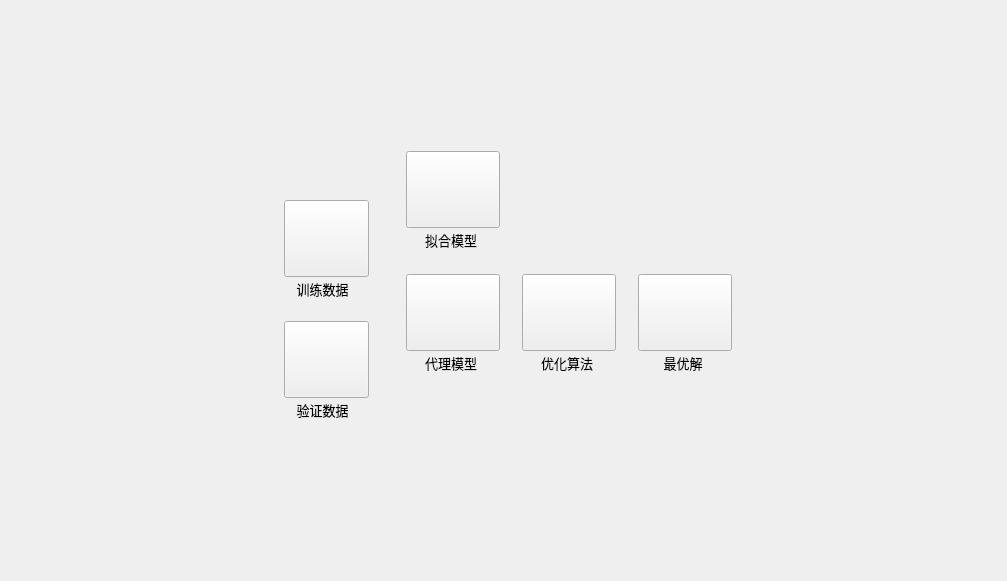
<?xml version="1.0" encoding="UTF-8"?>
<ui version="4.0">
 <class>Form</class>
 <widget class="QWidget" name="Form">
  <property name="geometry">
   <rect>
    <x>0</x>
    <y>0</y>
    <width>1007</width>
    <height>581</height>
   </rect>
  </property>
  <property name="windowTitle">
   <string>Form</string>
  </property>
  <layout class="QGridLayout" name="gridLayout_2" rowstretch="1,0,1" columnstretch="1,0,1">
   <item row="0" column="1">
    <spacer name="verticalSpacer_3">
     <property name="orientation">
      <enum>Qt::Vertical</enum>
     </property>
     <property name="sizeHint" stdset="0">
      <size>
       <width>20</width>
       <height>133</height>
      </size>
     </property>
    </spacer>
   </item>
   <item row="1" column="0">
    <spacer name="horizontalSpacer_3">
     <property name="orientation">
      <enum>Qt::Horizontal</enum>
     </property>
     <property name="sizeHint" stdset="0">
      <size>
       <width>252</width>
       <height>20</height>
      </size>
     </property>
    </spacer>
   </item>
   <item row="1" column="1">
    <layout class="QHBoxLayout" name="horizontalLayout_2">
     <item>
      <layout class="QVBoxLayout" name="verticalLayout_5" stretch="1,0">
       <item>
        <spacer name="verticalSpacer">
         <property name="orientation">
          <enum>Qt::Vertical</enum>
         </property>
         <property name="sizeHint" stdset="0">
          <size>
           <width>20</width>
           <height>40</height>
          </size>
         </property>
        </spacer>
       </item>
       <item>
        <widget class="QWidget" name="widget" native="true">
         <layout class="QVBoxLayout" name="verticalLayout_3">
          <property name="spacing">
           <number>20</number>
          </property>
          <property name="leftMargin">
           <number>9</number>
          </property>
          <item>
           <layout class="QVBoxLayout" name="verticalLayout_2">
            <property name="spacing">
             <number>0</number>
            </property>
            <item>
             <widget class="QPushButton" name="pushButton_7">
              <property name="minimumSize">
               <size>
                <width>85</width>
                <height>77</height>
               </size>
              </property>
              <property name="maximumSize">
               <size>
                <width>85</width>
                <height>77</height>
               </size>
              </property>
              <property name="styleSheet">
               <string notr="true"/>
              </property>
              <property name="text">
               <string/>
              </property>
              <property name="icon">
               <iconset resource="../../../icons.qrc">
                <normaloff>:/pic/icons/示意图_训练数据.png</normaloff>:/pic/icons/示意图_训练数据.png</iconset>
              </property>
              <property name="iconSize">
               <size>
                <width>94</width>
                <height>85</height>
               </size>
              </property>
             </widget>
            </item>
            <item>
             <widget class="QLabel" name="label_9">
              <property name="minimumSize">
               <size>
                <width>77</width>
                <height>24</height>
               </size>
              </property>
              <property name="maximumSize">
               <size>
                <width>77</width>
                <height>24</height>
               </size>
              </property>
              <property name="font">
               <font>
                <family>Microsoft YaHei</family>
                <pointsize>10</pointsize>
               </font>
              </property>
              <property name="text">
               <string>训练数据</string>
              </property>
              <property name="alignment">
               <set>Qt::AlignCenter</set>
              </property>
             </widget>
            </item>
           </layout>
          </item>
          <item>
           <layout class="QVBoxLayout" name="verticalLayout">
            <property name="spacing">
             <number>0</number>
            </property>
            <item>
             <widget class="QPushButton" name="pushButton_8">
              <property name="minimumSize">
               <size>
                <width>85</width>
                <height>77</height>
               </size>
              </property>
              <property name="maximumSize">
               <size>
                <width>85</width>
                <height>77</height>
               </size>
              </property>
              <property name="styleSheet">
               <string notr="true"/>
              </property>
              <property name="text">
               <string/>
              </property>
              <property name="icon">
               <iconset resource="../../../icons.qrc">
                <normaloff>:/pic/icons/示意图_验证数据.png</normaloff>:/pic/icons/示意图_验证数据.png</iconset>
              </property>
              <property name="iconSize">
               <size>
                <width>94</width>
                <height>85</height>
               </size>
              </property>
             </widget>
            </item>
            <item>
             <widget class="QLabel" name="label_10">
              <property name="minimumSize">
               <size>
                <width>77</width>
                <height>24</height>
               </size>
              </property>
              <property name="maximumSize">
               <size>
                <width>77</width>
                <height>24</height>
               </size>
              </property>
              <property name="font">
               <font>
                <family>Microsoft YaHei</family>
                <pointsize>10</pointsize>
               </font>
              </property>
              <property name="text">
               <string>验证数据</string>
              </property>
              <property name="alignment">
               <set>Qt::AlignCenter</set>
              </property>
             </widget>
            </item>
           </layout>
          </item>
         </layout>
        </widget>
       </item>
      </layout>
     </item>
     <item>
      <layout class="QVBoxLayout" name="verticalLayout_4" stretch="0,1">
       <item>
        <layout class="QGridLayout" name="gridLayout">
         <property name="spacing">
          <number>0</number>
         </property>
         <item row="0" column="1">
          <widget class="QPushButton" name="pushButton_9">
           <property name="minimumSize">
            <size>
             <width>94</width>
             <height>77</height>
            </size>
           </property>
           <property name="maximumSize">
            <size>
             <width>94</width>
             <height>77</height>
            </size>
           </property>
           <property name="styleSheet">
            <string notr="true"/>
           </property>
           <property name="text">
            <string/>
           </property>
           <property name="icon">
            <iconset resource="../../../icons.qrc">
             <normaloff>:/pic/icons/示意图_拟合模型.png</normaloff>:/pic/icons/示意图_拟合模型.png</iconset>
           </property>
           <property name="iconSize">
            <size>
             <width>94</width>
             <height>85</height>
            </size>
           </property>
          </widget>
         </item>
         <item row="2" column="1">
          <layout class="QHBoxLayout" name="horizontalLayout">
           <item>
            <spacer name="horizontalSpacer">
             <property name="orientation">
              <enum>Qt::Horizontal</enum>
             </property>
             <property name="sizeHint" stdset="0">
              <size>
               <width>18</width>
               <height>20</height>
              </size>
             </property>
            </spacer>
           </item>
           <item>
            <widget class="QPushButton" name="pushButton_13">
             <property name="minimumSize">
              <size>
               <width>10</width>
               <height>22</height>
              </size>
             </property>
             <property name="maximumSize">
              <size>
               <width>10</width>
               <height>22</height>
              </size>
             </property>
             <property name="styleSheet">
              <string notr="true">background-color:transparent;
border:None;</string>
             </property>
             <property name="text">
              <string/>
             </property>
             <property name="icon">
              <iconset resource="../../../icons.qrc">
               <normaloff>:/pic/icons/示意图_向上箭头.png</normaloff>:/pic/icons/示意图_向上箭头.png</iconset>
             </property>
             <property name="iconSize">
              <size>
               <width>10</width>
               <height>22</height>
              </size>
             </property>
            </widget>
           </item>
           <item>
            <spacer name="horizontalSpacer_2">
             <property name="orientation">
              <enum>Qt::Horizontal</enum>
             </property>
             <property name="sizeHint" stdset="0">
              <size>
               <width>18</width>
               <height>20</height>
              </size>
             </property>
            </spacer>
           </item>
          </layout>
         </item>
         <item row="3" column="0">
          <widget class="QPushButton" name="pushButton_3">
           <property name="minimumSize">
            <size>
             <width>22</width>
             <height>10</height>
            </size>
           </property>
           <property name="maximumSize">
            <size>
             <width>22</width>
             <height>10</height>
            </size>
           </property>
           <property name="styleSheet">
            <string notr="true">background-color:transparent;
border:None;</string>
           </property>
           <property name="text">
            <string/>
           </property>
           <property name="icon">
            <iconset resource="../../../icons.qrc">
             <normaloff>:/pic/icons/示意图_向右箭头.png</normaloff>:/pic/icons/示意图_向右箭头.png</iconset>
           </property>
           <property name="iconSize">
            <size>
             <width>22</width>
             <height>10</height>
            </size>
           </property>
          </widget>
         </item>
         <item row="3" column="1">
          <widget class="QPushButton" name="pushButton_6">
           <property name="minimumSize">
            <size>
             <width>94</width>
             <height>77</height>
            </size>
           </property>
           <property name="maximumSize">
            <size>
             <width>94</width>
             <height>77</height>
            </size>
           </property>
           <property name="styleSheet">
            <string notr="true"/>
           </property>
           <property name="text">
            <string/>
           </property>
           <property name="icon">
            <iconset resource="../../../icons.qrc">
             <normaloff>:/pic/icons/示意图_代理模型.png</normaloff>:/pic/icons/示意图_代理模型.png</iconset>
           </property>
           <property name="iconSize">
            <size>
             <width>94</width>
             <height>85</height>
            </size>
           </property>
          </widget>
         </item>
         <item row="3" column="2">
          <widget class="QPushButton" name="pushButton_4">
           <property name="minimumSize">
            <size>
             <width>22</width>
             <height>10</height>
            </size>
           </property>
           <property name="maximumSize">
            <size>
             <width>22</width>
             <height>10</height>
            </size>
           </property>
           <property name="styleSheet">
            <string notr="true">background-color:transparent;
border:None;</string>
           </property>
           <property name="text">
            <string/>
           </property>
           <property name="icon">
            <iconset resource="../../../icons.qrc">
             <normaloff>:/pic/icons/示意图_向右箭头.png</normaloff>:/pic/icons/示意图_向右箭头.png</iconset>
           </property>
           <property name="iconSize">
            <size>
             <width>22</width>
             <height>10</height>
            </size>
           </property>
          </widget>
         </item>
         <item row="3" column="3">
          <widget class="QPushButton" name="pushButton_10">
           <property name="minimumSize">
            <size>
             <width>94</width>
             <height>77</height>
            </size>
           </property>
           <property name="maximumSize">
            <size>
             <width>94</width>
             <height>77</height>
            </size>
           </property>
           <property name="styleSheet">
            <string notr="true"/>
           </property>
           <property name="text">
            <string/>
           </property>
           <property name="icon">
            <iconset resource="../../../icons.qrc">
             <normaloff>:/pic/icons/示意图_优化算法.png</normaloff>:/pic/icons/示意图_优化算法.png</iconset>
           </property>
           <property name="iconSize">
            <size>
             <width>94</width>
             <height>85</height>
            </size>
           </property>
          </widget>
         </item>
         <item row="3" column="4">
          <widget class="QPushButton" name="pushButton_5">
           <property name="minimumSize">
            <size>
             <width>22</width>
             <height>10</height>
            </size>
           </property>
           <property name="maximumSize">
            <size>
             <width>22</width>
             <height>10</height>
            </size>
           </property>
           <property name="styleSheet">
            <string notr="true">background-color:transparent;
border:None;</string>
           </property>
           <property name="text">
            <string/>
           </property>
           <property name="icon">
            <iconset resource="../../../icons.qrc">
             <normaloff>:/pic/icons/示意图_向右箭头.png</normaloff>:/pic/icons/示意图_向右箭头.png</iconset>
           </property>
           <property name="iconSize">
            <size>
             <width>22</width>
             <height>10</height>
            </size>
           </property>
          </widget>
         </item>
         <item row="3" column="5">
          <widget class="QPushButton" name="pushButton_11">
           <property name="minimumSize">
            <size>
             <width>94</width>
             <height>77</height>
            </size>
           </property>
           <property name="maximumSize">
            <size>
             <width>94</width>
             <height>77</height>
            </size>
           </property>
           <property name="styleSheet">
            <string notr="true"/>
           </property>
           <property name="text">
            <string/>
           </property>
           <property name="icon">
            <iconset resource="../../../icons.qrc">
             <normaloff>:/pic/icons/示意图_最优解.png</normaloff>:/pic/icons/示意图_最优解.png</iconset>
           </property>
           <property name="iconSize">
            <size>
             <width>94</width>
             <height>85</height>
            </size>
           </property>
          </widget>
         </item>
         <item row="4" column="1">
          <widget class="QLabel" name="label_5">
           <property name="minimumSize">
            <size>
             <width>90</width>
             <height>24</height>
            </size>
           </property>
           <property name="maximumSize">
            <size>
             <width>90</width>
             <height>24</height>
            </size>
           </property>
           <property name="font">
            <font>
             <family>Microsoft YaHei</family>
             <pointsize>10</pointsize>
            </font>
           </property>
           <property name="text">
            <string>代理模型</string>
           </property>
           <property name="alignment">
            <set>Qt::AlignCenter</set>
           </property>
          </widget>
         </item>
         <item row="4" column="3">
          <widget class="QLabel" name="label_7">
           <property name="minimumSize">
            <size>
             <width>90</width>
             <height>24</height>
            </size>
           </property>
           <property name="maximumSize">
            <size>
             <width>90</width>
             <height>24</height>
            </size>
           </property>
           <property name="font">
            <font>
             <family>Microsoft YaHei</family>
             <pointsize>10</pointsize>
            </font>
           </property>
           <property name="text">
            <string>优化算法</string>
           </property>
           <property name="alignment">
            <set>Qt::AlignCenter</set>
           </property>
          </widget>
         </item>
         <item row="4" column="5">
          <widget class="QLabel" name="label_8">
           <property name="minimumSize">
            <size>
             <width>90</width>
             <height>24</height>
            </size>
           </property>
           <property name="maximumSize">
            <size>
             <width>90</width>
             <height>24</height>
            </size>
           </property>
           <property name="font">
            <font>
             <family>Microsoft YaHei</family>
             <pointsize>10</pointsize>
            </font>
           </property>
           <property name="text">
            <string>最优解</string>
           </property>
           <property name="alignment">
            <set>Qt::AlignCenter</set>
           </property>
          </widget>
         </item>
         <item row="1" column="1">
          <widget class="QLabel" name="label_6">
           <property name="minimumSize">
            <size>
             <width>90</width>
             <height>24</height>
            </size>
           </property>
           <property name="maximumSize">
            <size>
             <width>90</width>
             <height>24</height>
            </size>
           </property>
           <property name="font">
            <font>
             <family>Microsoft YaHei</family>
             <pointsize>10</pointsize>
            </font>
           </property>
           <property name="text">
            <string>拟合模型</string>
           </property>
           <property name="alignment">
            <set>Qt::AlignCenter</set>
           </property>
          </widget>
         </item>
        </layout>
       </item>
       <item>
        <spacer name="verticalSpacer_2">
         <property name="orientation">
          <enum>Qt::Vertical</enum>
         </property>
         <property name="sizeHint" stdset="0">
          <size>
           <width>20</width>
           <height>40</height>
          </size>
         </property>
        </spacer>
       </item>
      </layout>
     </item>
    </layout>
   </item>
   <item row="1" column="2">
    <spacer name="horizontalSpacer_4">
     <property name="orientation">
      <enum>Qt::Horizontal</enum>
     </property>
     <property name="sizeHint" stdset="0">
      <size>
       <width>252</width>
       <height>20</height>
      </size>
     </property>
    </spacer>
   </item>
   <item row="2" column="1">
    <spacer name="verticalSpacer_4">
     <property name="orientation">
      <enum>Qt::Vertical</enum>
     </property>
     <property name="sizeHint" stdset="0">
      <size>
       <width>20</width>
       <height>132</height>
      </size>
     </property>
    </spacer>
   </item>
  </layout>
 </widget>
 <resources>
  <include location="../../../icons.qrc"/>
 </resources>
 <connections/>
</ui>
